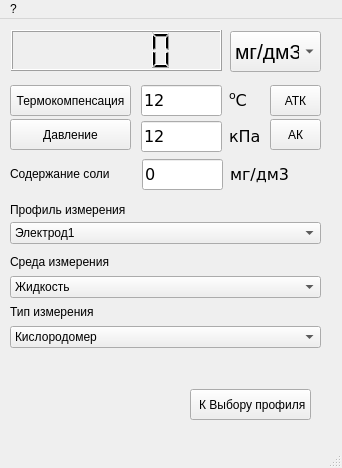
<?xml version="1.0" encoding="UTF-8"?>
<ui version="4.0">
 <class>fpO_2</class>
 <widget class="QMainWindow" name="fpO_2">
  <property name="geometry">
   <rect>
    <x>0</x>
    <y>0</y>
    <width>342</width>
    <height>468</height>
   </rect>
  </property>
  <property name="sizePolicy">
   <sizepolicy hsizetype="Fixed" vsizetype="Fixed">
    <horstretch>0</horstretch>
    <verstretch>0</verstretch>
   </sizepolicy>
  </property>
  <property name="minimumSize">
   <size>
    <width>308</width>
    <height>193</height>
   </size>
  </property>
  <property name="windowTitle">
   <string>Кислородомер</string>
  </property>
  <widget class="QWidget" name="centralwidget">
   <widget class="QLCDNumber" name="lcdMain">
    <property name="geometry">
     <rect>
      <x>11</x>
      <y>11</y>
      <width>211</width>
      <height>41</height>
     </rect>
    </property>
    <property name="sizePolicy">
     <sizepolicy hsizetype="Preferred" vsizetype="Preferred">
      <horstretch>1</horstretch>
      <verstretch>0</verstretch>
     </sizepolicy>
    </property>
    <property name="smallDecimalPoint">
     <bool>true</bool>
    </property>
    <property name="value" stdset="0">
     <double>0.000000000000000</double>
    </property>
    <property name="intValue" stdset="0">
     <number>0</number>
    </property>
   </widget>
   <widget class="QLineEdit" name="leTemp">
    <property name="geometry">
     <rect>
      <x>141</x>
      <y>66</y>
      <width>81</width>
      <height>31</height>
     </rect>
    </property>
    <property name="sizePolicy">
     <sizepolicy hsizetype="Expanding" vsizetype="Preferred">
      <horstretch>0</horstretch>
      <verstretch>0</verstretch>
     </sizepolicy>
    </property>
    <property name="font">
     <font>
      <family>Verdana</family>
      <pointsize>12</pointsize>
     </font>
    </property>
    <property name="text">
     <string>12</string>
    </property>
    <property name="frame">
     <bool>true</bool>
    </property>
    <property name="readOnly">
     <bool>true</bool>
    </property>
   </widget>
   <widget class="QToolButton" name="tbAutoT">
    <property name="geometry">
     <rect>
      <x>270</x>
      <y>66</y>
      <width>51</width>
      <height>31</height>
     </rect>
    </property>
    <property name="focusPolicy">
     <enum>Qt::NoFocus</enum>
    </property>
    <property name="text">
     <string>АТК</string>
    </property>
   </widget>
   <widget class="QLabel" name="label">
    <property name="geometry">
     <rect>
      <x>229</x>
      <y>66</y>
      <width>31</width>
      <height>31</height>
     </rect>
    </property>
    <property name="font">
     <font>
      <family>Verdana</family>
      <pointsize>12</pointsize>
     </font>
    </property>
    <property name="text">
     <string>&lt;sup&gt;o&lt;/sup&gt;С</string>
    </property>
   </widget>
   <widget class="QComboBox" name="cbElec">
    <property name="geometry">
     <rect>
      <x>10</x>
      <y>203</y>
      <width>311</width>
      <height>22</height>
     </rect>
    </property>
    <property name="currentIndex">
     <number>0</number>
    </property>
    <item>
     <property name="text">
      <string>Электрод1</string>
     </property>
    </item>
   </widget>
   <widget class="QToolButton" name="tbTComp">
    <property name="geometry">
     <rect>
      <x>10</x>
      <y>66</y>
      <width>121</width>
      <height>31</height>
     </rect>
    </property>
    <property name="focusPolicy">
     <enum>Qt::NoFocus</enum>
    </property>
    <property name="text">
     <string>Термокомпенсация</string>
    </property>
   </widget>
   <widget class="QToolButton" name="tbPressure">
    <property name="geometry">
     <rect>
      <x>10</x>
      <y>100</y>
      <width>121</width>
      <height>31</height>
     </rect>
    </property>
    <property name="focusPolicy">
     <enum>Qt::NoFocus</enum>
    </property>
    <property name="text">
     <string>Давление</string>
    </property>
   </widget>
   <widget class="QLineEdit" name="lePressure">
    <property name="geometry">
     <rect>
      <x>141</x>
      <y>102</y>
      <width>81</width>
      <height>31</height>
     </rect>
    </property>
    <property name="sizePolicy">
     <sizepolicy hsizetype="Expanding" vsizetype="Preferred">
      <horstretch>0</horstretch>
      <verstretch>0</verstretch>
     </sizepolicy>
    </property>
    <property name="font">
     <font>
      <family>Verdana</family>
      <pointsize>12</pointsize>
     </font>
    </property>
    <property name="text">
     <string>12</string>
    </property>
    <property name="frame">
     <bool>true</bool>
    </property>
    <property name="readOnly">
     <bool>true</bool>
    </property>
   </widget>
   <widget class="QToolButton" name="tbAutoP">
    <property name="geometry">
     <rect>
      <x>270</x>
      <y>100</y>
      <width>51</width>
      <height>31</height>
     </rect>
    </property>
    <property name="focusPolicy">
     <enum>Qt::NoFocus</enum>
    </property>
    <property name="text">
     <string>АК</string>
    </property>
   </widget>
   <widget class="QLabel" name="label_2">
    <property name="geometry">
     <rect>
      <x>229</x>
      <y>102</y>
      <width>31</width>
      <height>31</height>
     </rect>
    </property>
    <property name="font">
     <font>
      <family>Verdana</family>
      <pointsize>12</pointsize>
     </font>
    </property>
    <property name="text">
     <string>&lt;html&gt;&lt;head/&gt;&lt;body&gt;&lt;p&gt;кПа&lt;/p&gt;&lt;/body&gt;&lt;/html&gt;</string>
    </property>
   </widget>
   <widget class="QComboBox" name="cbEd">
    <property name="geometry">
     <rect>
      <x>230</x>
      <y>12</y>
      <width>91</width>
      <height>41</height>
     </rect>
    </property>
    <property name="font">
     <font>
      <pointsize>16</pointsize>
      <weight>50</weight>
      <bold>false</bold>
     </font>
    </property>
    <property name="currentIndex">
     <number>0</number>
    </property>
    <item>
     <property name="text">
      <string>мг/дм3</string>
     </property>
    </item>
   </widget>
   <widget class="QComboBox" name="cbSreda">
    <property name="geometry">
     <rect>
      <x>10</x>
      <y>257</y>
      <width>311</width>
      <height>22</height>
     </rect>
    </property>
    <property name="currentIndex">
     <number>0</number>
    </property>
    <item>
     <property name="text">
      <string>Жидкость</string>
     </property>
    </item>
   </widget>
   <widget class="QLabel" name="label_14">
    <property name="geometry">
     <rect>
      <x>10</x>
      <y>232</y>
      <width>111</width>
      <height>21</height>
     </rect>
    </property>
    <property name="font">
     <font>
      <pointsize>9</pointsize>
     </font>
    </property>
    <property name="lineWidth">
     <number>-5</number>
    </property>
    <property name="text">
     <string>Среда измерения</string>
    </property>
   </widget>
   <widget class="QComboBox" name="cbTypeMess">
    <property name="geometry">
     <rect>
      <x>10</x>
      <y>307</y>
      <width>311</width>
      <height>22</height>
     </rect>
    </property>
    <property name="currentIndex">
     <number>0</number>
    </property>
    <item>
     <property name="text">
      <string>Кислородомер</string>
     </property>
    </item>
   </widget>
   <widget class="QLabel" name="label_3">
    <property name="geometry">
     <rect>
      <x>10</x>
      <y>282</y>
      <width>111</width>
      <height>21</height>
     </rect>
    </property>
    <property name="font">
     <font>
      <pointsize>9</pointsize>
     </font>
    </property>
    <property name="lineWidth">
     <number>-5</number>
    </property>
    <property name="text">
     <string>Тип измерения</string>
    </property>
   </widget>
   <widget class="QLabel" name="label_15">
    <property name="geometry">
     <rect>
      <x>10</x>
      <y>180</y>
      <width>121</width>
      <height>21</height>
     </rect>
    </property>
    <property name="font">
     <font>
      <pointsize>9</pointsize>
     </font>
    </property>
    <property name="lineWidth">
     <number>-5</number>
    </property>
    <property name="text">
     <string>Профиль измерения</string>
    </property>
   </widget>
   <widget class="QLabel" name="label_4">
    <property name="geometry">
     <rect>
      <x>230</x>
      <y>140</y>
      <width>61</width>
      <height>31</height>
     </rect>
    </property>
    <property name="font">
     <font>
      <family>Verdana</family>
      <pointsize>12</pointsize>
     </font>
    </property>
    <property name="text">
     <string>&lt;html&gt;&lt;head/&gt;&lt;body&gt;&lt;p&gt;мг/дм3&lt;/p&gt;&lt;/body&gt;&lt;/html&gt;</string>
    </property>
   </widget>
   <widget class="QLineEdit" name="leSalt">
    <property name="geometry">
     <rect>
      <x>142</x>
      <y>140</y>
      <width>81</width>
      <height>31</height>
     </rect>
    </property>
    <property name="sizePolicy">
     <sizepolicy hsizetype="Expanding" vsizetype="Preferred">
      <horstretch>0</horstretch>
      <verstretch>0</verstretch>
     </sizepolicy>
    </property>
    <property name="font">
     <font>
      <family>Verdana</family>
      <pointsize>12</pointsize>
     </font>
    </property>
    <property name="text">
     <string>0</string>
    </property>
    <property name="frame">
     <bool>true</bool>
    </property>
    <property name="readOnly">
     <bool>true</bool>
    </property>
   </widget>
   <widget class="QLabel" name="label_5">
    <property name="geometry">
     <rect>
      <x>10</x>
      <y>144</y>
      <width>111</width>
      <height>21</height>
     </rect>
    </property>
    <property name="font">
     <font>
      <pointsize>9</pointsize>
     </font>
    </property>
    <property name="lineWidth">
     <number>-5</number>
    </property>
    <property name="text">
     <string>Содержание соли</string>
    </property>
   </widget>
   <widget class="QLineEdit" name="leMain">
    <property name="geometry">
     <rect>
      <x>10</x>
      <y>700</y>
      <width>51</width>
      <height>21</height>
     </rect>
    </property>
    <property name="sizePolicy">
     <sizepolicy hsizetype="Expanding" vsizetype="Preferred">
      <horstretch>0</horstretch>
      <verstretch>0</verstretch>
     </sizepolicy>
    </property>
    <property name="font">
     <font>
      <family>Verdana</family>
      <pointsize>12</pointsize>
     </font>
    </property>
    <property name="text">
     <string>12</string>
    </property>
    <property name="frame">
     <bool>true</bool>
    </property>
    <property name="readOnly">
     <bool>true</bool>
    </property>
   </widget>
   <widget class="QToolButton" name="tbSelectProfil">
    <property name="geometry">
     <rect>
      <x>190</x>
      <y>370</y>
      <width>121</width>
      <height>31</height>
     </rect>
    </property>
    <property name="focusPolicy">
     <enum>Qt::NoFocus</enum>
    </property>
    <property name="text">
     <string> К Выбору профиля</string>
    </property>
   </widget>
   <zorder>lcdMain</zorder>
   <zorder>leMain</zorder>
   <zorder>leTemp</zorder>
   <zorder>tbAutoT</zorder>
   <zorder>label</zorder>
   <zorder>cbElec</zorder>
   <zorder>tbTComp</zorder>
   <zorder>tbPressure</zorder>
   <zorder>lePressure</zorder>
   <zorder>tbAutoP</zorder>
   <zorder>label_2</zorder>
   <zorder>cbEd</zorder>
   <zorder>cbSreda</zorder>
   <zorder>label_14</zorder>
   <zorder>cbTypeMess</zorder>
   <zorder>label_3</zorder>
   <zorder>label_15</zorder>
   <zorder>label_4</zorder>
   <zorder>leSalt</zorder>
   <zorder>label_5</zorder>
   <zorder>tbSelectProfil</zorder>
  </widget>
  <widget class="QMenuBar" name="menubar">
   <property name="geometry">
    <rect>
     <x>0</x>
     <y>0</y>
     <width>342</width>
     <height>21</height>
    </rect>
   </property>
   <widget class="QMenu" name="muAbout">
    <property name="title">
     <string>?</string>
    </property>
   </widget>
   <addaction name="muAbout"/>
  </widget>
  <widget class="QStatusBar" name="statusbar"/>
  <action name="actConf">
   <property name="text">
    <string>Градуировка</string>
   </property>
  </action>
 </widget>
 <tabstops>
  <tabstop>tbTComp</tabstop>
  <tabstop>leTemp</tabstop>
  <tabstop>tbAutoT</tabstop>
  <tabstop>cbElec</tabstop>
 </tabstops>
 <resources/>
 <connections/>
</ui>
